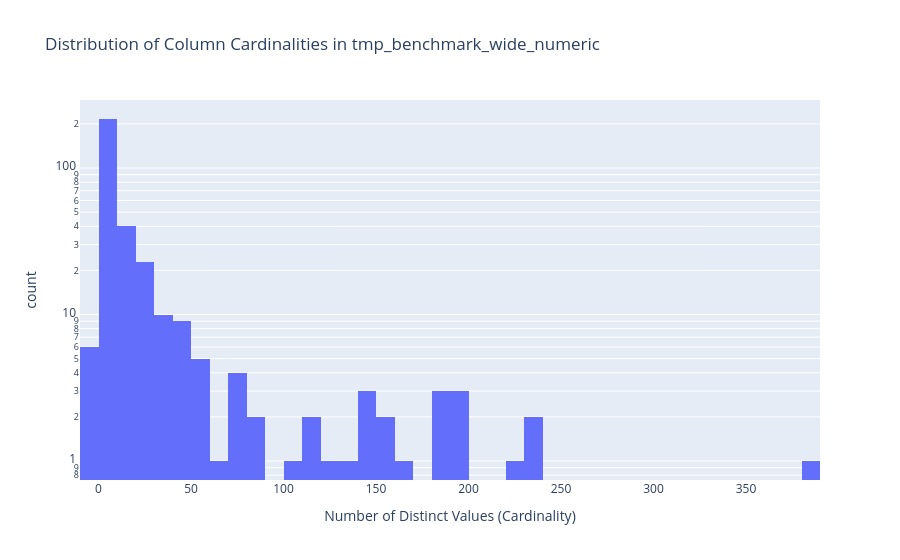

The cell this chart's notebook holds for it:
### Markdown cell above
### 7.3. Data Complexity: Cardinality Analysis

#### 7.3.1. Data & Methods

[Instructions for AI Agent]:

Describe the data from `_column_profiles.json` and define the concept of cardinality.

[Content to Include]:

- Define cardinality as the number of unique values in a column.
- Explain that this analysis helps distinguish between identifier columns (high cardinality) and categorical or flag columns (low cardinality).

### Code cell
display_header("Column Cardinality Distribution")

if column_profiles_df is not None and not column_profiles_df.empty:
    # Create a full column identifier
    df = column_profiles_df.copy()
    df["full_column_name"] = df["tablename"] + "." + df["column_name"]

    # Display tables of highest and lowest cardinality columns
    display(Markdown("**Columns with Highest Cardinality (Most Unique)**"))
    display(
        df.nlargest(10, "distinct_values_estimate")[
            ["full_column_name", "distinct_values_estimate"]
        ]
    )

    display(Markdown("**Columns with Lowest Cardinality (Least Unique)**"))
    display(
        df[df["distinct_values_estimate"] > 1].nsmallest(
            10, "distinct_values_estimate"
        )[["full_column_name", "distinct_values_estimate"]]
    )

    # Create a histogram of cardinalities to see the distribution
    fig = px.histogram(
        df,
        x="distinct_values_estimate",
        log_y=True,
        title=f"Distribution of Column Cardinalities in {DATABASE_NAME}",
        labels={"distinct_values_estimate": "Number of Distinct Values (Cardinality)"},
    )
    fig.show()
else:
    print("No column profile data available.")

### Figure 1 — Plotly figure (JSON) as saved in the notebook; plotly's stock layout.template omitted (floating-point values rounded to 4 significant figures; data arrays with more than 128 entries replaced by an {"elided": "..."} marker saying what was removed)
{"data": [{"bingroup": "x", "hovertemplate": "Number of Distinct Values (Cardinality)=%{x}<br>count=%{y}<extra></extra>", "legendgroup": "", "marker": {"color": "#636efa", "pattern": {"shape": ""}}, "name": "", "orientation": "v", "showlegend": false, "type": "histogram", "x": {"elided": "337 float values"}, "xaxis": "x", "yaxis": "y"}], "layout": {"barmode": "relative", "legend": {"tracegroupgap": 0}, "title": {"text": "Distribution of Column Cardinalities in tmp_benchmark_wide_numeric"}, "xaxis": {"anchor": "y", "domain": [0, 1], "title": {"text": "Number of Distinct Values (Cardinality)"}}, "yaxis": {"anchor": "x", "domain": [0, 1], "title": {"text": "count"}, "type": "log"}}}
